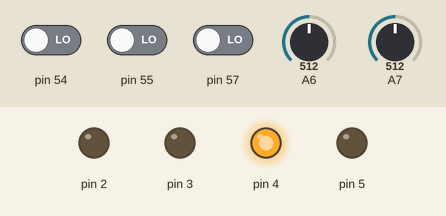
The sketch below on a simulated Arduino Mega 2560, built with avr-gcc and run on an emulated ATmega2560. On the bench: output pins drawn as LEDs (lit = HIGH). The test bench sets the inputs (shaded band); at power-on: pin 54 LOW, pin 55 LOW, pin 57 LOW, A7 = 512, A6 = 512.

Above: at 1.2 s.
1.3 s: pin 54 driven HIGH
At 2.3 s:
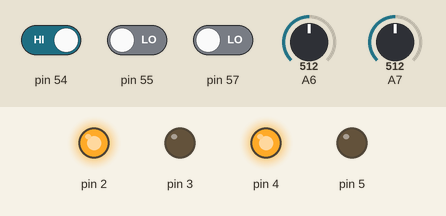
2.8 s: pin 54 driven LOW
At 3.5 s:
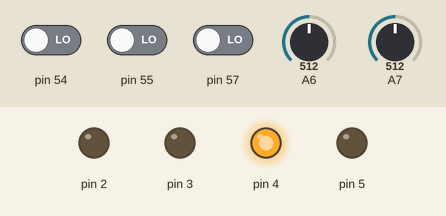
4.3 s: pin 55 driven HIGH and pin 57 driven HIGH
At 4.6 s:
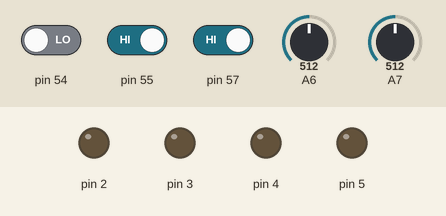
5.8 s: pin 54 driven HIGH
At 7.0 s:
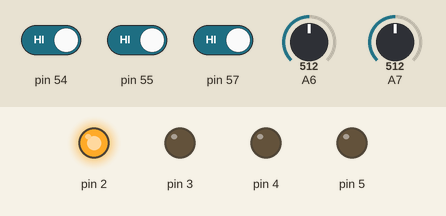
7.3 s: A7 set to 208
8.8 s: A7 set to 191
At 9.2 s:
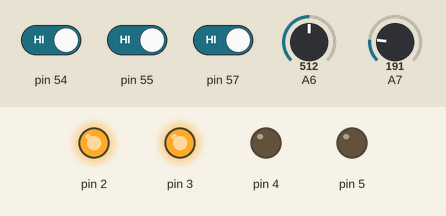
Timing chart, 0 to 11.3 s (numbered marks = the images above; inputs shaded):
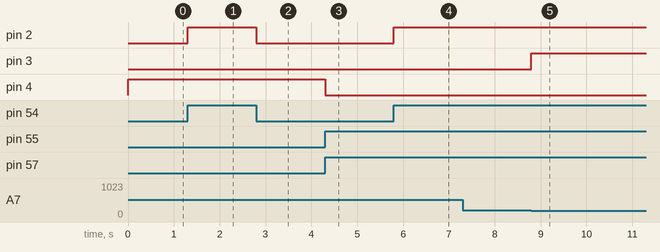

Measured:
- the behaviour switches between 200 and 199 on A7 (found by bisection; images 4 and 5)
- after the input at 1.3 s, pin 2: LOW → HIGH at once
- after the input at 2.8 s, pin 2: HIGH → LOW at once
- after the input at 4.3 s, pin 4: HIGH → LOW at once
- after the input at 5.8 s, pin 2: LOW → HIGH at once
- after the input at 7.3 s, every drawn part: stays the same
- after the input at 8.8 s, pin 3: LOW → HIGH at once

The sketch:

TC310_Controle_store.ino
```cpp
#include <SPI.h>
#include <Controllino.h>

//
// Tâche : TC310_Controle_store

// Définition des variables

bool bOn;             // Mode automatique-vrai, mode manuel-faux
bool bCoupeThermique; // Commutateur de surchauffe
int iTempChaudiere;   // Température actuelle de la chaudière
int iTempPiece;       // Température actuelle de la pièce

//
// Configuration
//
void setup() {

  pinMode(CONTROLLINO_A0, INPUT);
  pinMode(CONTROLLINO_A1, INPUT);
  pinMode(CONTROLLINO_A3, INPUT);

  pinMode(CONTROLLINO_D0, OUTPUT);
  pinMode(CONTROLLINO_D1, OUTPUT);
  pinMode(CONTROLLINO_D2, OUTPUT);
  pinMode(CONTROLLINO_D3, OUTPUT);
}

//
// Boucle
//
void loop() {

  // Lire les valeurs analogiques du capteur de température de la pièce et de la chaudière
  iTempPiece = analogRead(CONTROLLINO_A6);
  iTempChaudiere = analogRead(CONTROLLINO_A7);

  // Détecter la mise en marche/arrêt
  if (digitalRead(CONTROLLINO_A0))
    bOn = true;
  else
    bOn = false;

  // Réinitialiser la coupure thermique de la chaudière
  if (digitalRead(CONTROLLINO_A1))
  {
    bCoupeThermique = false;
  }

  // Détecter la coupure thermique de la chaudière
  if (!digitalRead(CONTROLLINO_A3))
  {
    bCoupeThermique = true;
  }

  // Activation/désactivation de la torche de chauffage
  if ((iTempChaudiere < 200) && !bCoupeThermique && bOn)
  {
    digitalWrite(CONTROLLINO_D1, HIGH);
  }
  else
  {
    digitalWrite(CONTROLLINO_D1, LOW);
  }

  // Activation/désactivation de la pompe de chauffage de la pièce
  if ((iTempPiece < 100) && !bCoupeThermique && bOn)
  {
    digitalWrite(CONTROLLINO_D3, HIGH);
  }
  else
  {
    digitalWrite(CONTROLLINO_D3, LOW);
  }

  // Signalisation du chauffage en marche
  if (bOn)
  {
    digitalWrite(CONTROLLINO_D0, HIGH);
  }
  else
  {
    digitalWrite(CONTROLLINO_D0, LOW);
  }

  // Signalisation de l'ALARME
  if (bCoupeThermique)
  {
    digitalWrite(CONTROLLINO_D2, HIGH);
  }
  else
  {
    digitalWrite(CONTROLLINO_D2, LOW);
  }
}
```
